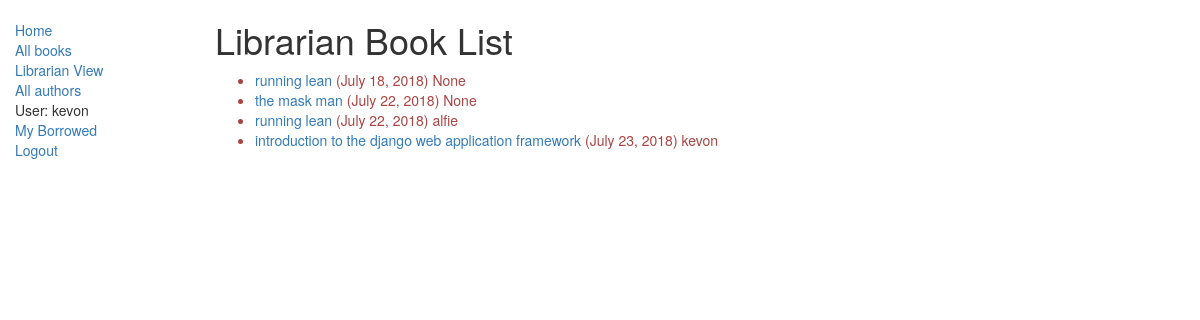
/catalog/librarian/books (signed in), run on the app's committed database.
### catalog/models.py (models this page shows, shortened)
class BookInstance(models.Model):
    id = models.UUIDField(primary_key=True, default=uuid.uuid4, help_text="Unique ID for this particular book across whole library")
    book = models.ForeignKey('Book', on_delete=models.SET_NULL, null=True)
    imprint = models.CharField(max_length=200)
    due_back = models.DateField(null=True, blank=True)
    borrower = models.ForeignKey(User, on_delete=models.SET_NULL, null=True, blank=True)
    @property
    def is_overdue(self):
        if self.due_back and date.today() > self.due_back:
            return True
        return False
    LOAN_STATUS = (
        ('m', 'Maintenance'),
        ('o', 'On loan'),
        ('a', 'Available'),
        ('r', 'Reserved'),
    )
    status = models.CharField(max_length=1, choices=LOAN_STATUS, blank=True, default='m', help_text='Book availability')
    class Meta:
        ordering = ["due_back"]
        permissions = (("can_mark_returned", "Set book as returned"),)

class Book(models.Model):
    title = models.CharField(max_length=200)
    author = models.ForeignKey('Author', on_delete=models.SET_NULL, null=True)
    lanuage = models.ForeignKey(Language, on_delete=models.SET_NULL, null=True)
    summary = models.TextField(max_length=1000, help_text='Enter a brief description of the book')
    isbn = models.CharField('ISBN',max_length=13, help_text='13 Character <a href="https://www.isbn-international.org/content/what-isbn">ISBN number</a>')
    genre = models.ManyToManyField(Genre, help_text='Select a genre for this book')
    class Meta:
        permissions = (('librarian','student'),)

### catalog/views.py (the view)
# urls.py: path('librarian/books',views.LibrarianBookView.as_view(), name='librarian-books'),
class LibrarianBookView(PermissionRequiredMixin,generic.ListView):
	model = BookInstance
	template_name = 'borrowed_book_list.html'
	permission_required = 'catalog.librarian'

### catalog/templates/borrowed_book_list.html (shortened to what this page needs)
{% extends "base_generic.html" %}
{% block content %}
    <h1>Librarian Book List</h1>
  {% if perms.catalog.librarian %}
            {% if bookinstance_list %}
                  <ul>
                    {% for bookinst in bookinstance_list %}
                        <li class="{% if bookinst.is_overdue %}text-danger{% endif %}">
                          <a href="{% url 'book-detail' bookinst.book.pk %}">{{bookinst.book.title}}</a> ({{ bookinst.due_back }})
                          <span>{{bookinst.borrower}}</span>
                        </li>
                    {% endfor %}
                  </ul>
            {% else %}
              <p>There are no books borrowed.</p>
            {% endif %}
  {% endif %}
{% endblock %}

### catalog/templates/base_generic.html (shortened to what this page needs)
<!DOCTYPE html>
<html lang="en">
<head>
  <link rel="stylesheet" href="https://maxcdn.bootstrapcdn.com/bootstrap/3.3.7/css/bootstrap.min.css">
  {% load static %}
  <link rel="stylesheet" href="{% static 'css/styles.css' %}">
</head>
<body>
  <div class="container-fluid">
    <div class="row">
      <div class="col-sm-2">
      {% block sidebar %}
      <ul class="sidebar-nav">
          <li><a href="{% url 'index' %}">Home</a></li>
          <li><a href="{% url 'books' %}">All books</a></li>
          <li><a href="{% url 'librarian-books' %}"> Librarian View</a></li>
          <li><a href="">All authors</a></li>
          {% if user.is_authenticated %}
     <li>User: {{ user.get_username }}</li>
    <li><a href="{% url 'my-borrowed' %}">My Borrowed</a></li>
     <li><a href="{% url 'logout'%}?next={{request.path}}">Logout</a></li>
   {% else %}
     <li><a href="{% url 'login'%}?next={{request.path}}">Login</a></li>
   {% endif %}
      </ul>
     {% endblock %}
      </div>
      <div class="col-sm-10 ">
      {% block content %}
      {% endblock %}
      </div>
    </div>
  </div>
</body>
</html>

### catalog/static/css/styles.css (style rules this page uses)
.sidebar-nav { margin-top: 20px; padding: 0; list-style: none; }

### data on the page
BookInstance: book "running lean", due_back "July 18, 2018", borrower "None"
BookInstance: book "the mask man", due_back "July 22, 2018", borrower "None"
BookInstance: book "running lean", due_back "July 22, 2018", borrower "alfie"
BookInstance: book "introduction to the django web application framework", due_back "July 23, 2018", borrower "kevon"

### other printed values
{{ user.get_username }} "kevon"
